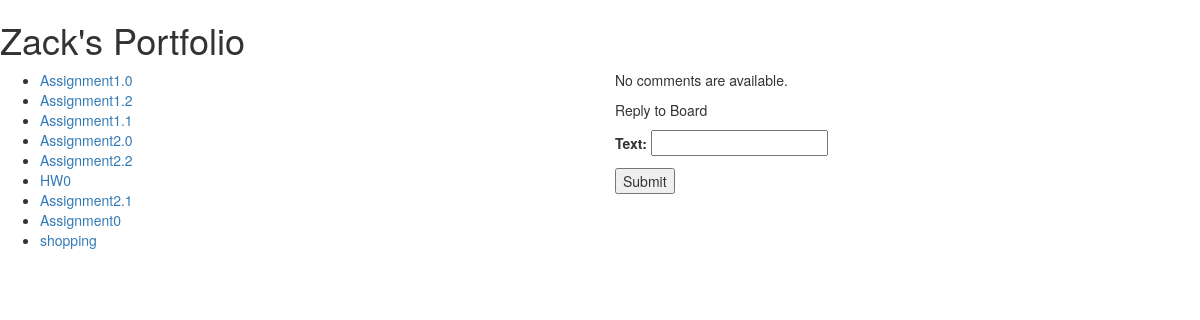
Before: /cs242_svn/ with the older database file.
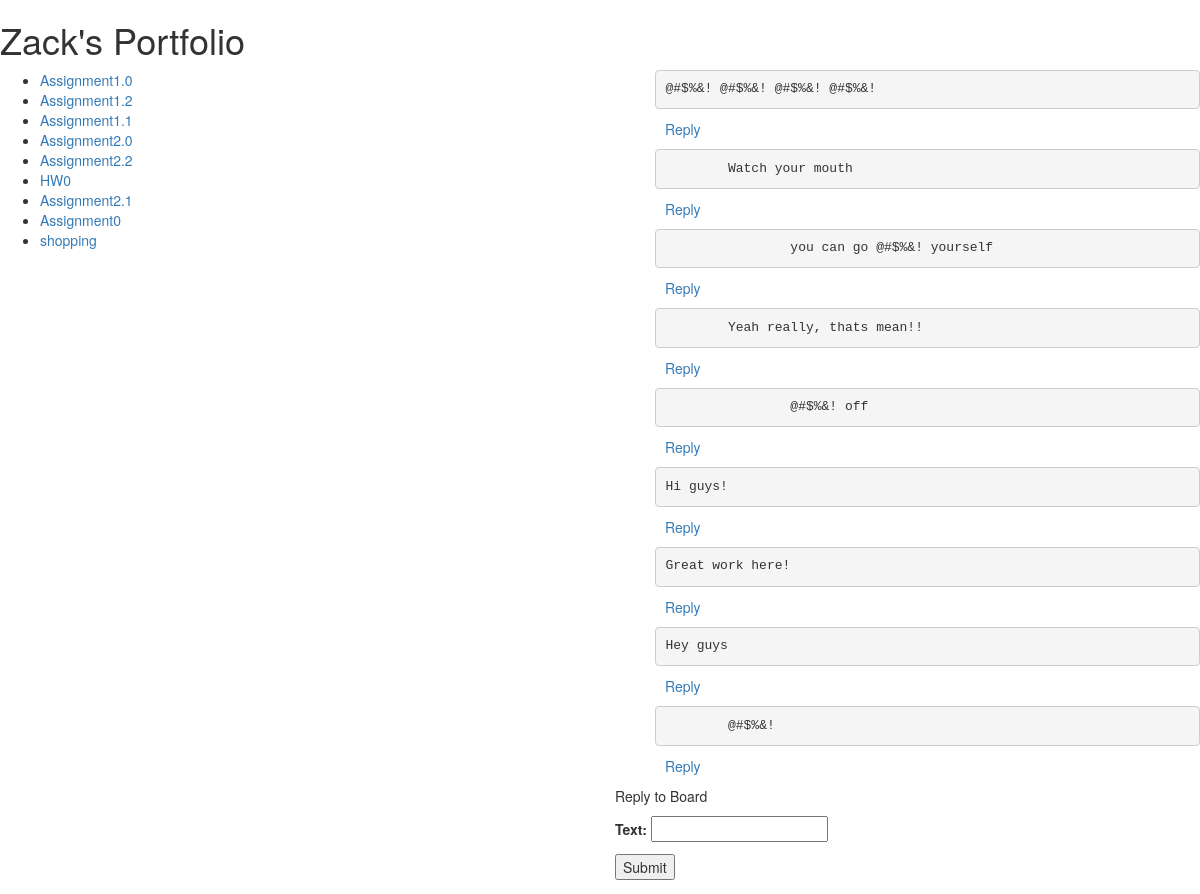
After: the same page with the newer database file.
### cs242_svn/models.py (models this page shows, shortened)
class Project(models.Model):
    project_name = models.CharField(max_length=100)
    date = models.CharField(max_length=50)
    description = models.CharField(max_length=200)
    revision = models.CharField(max_length=10)

class Message(models.Model):
    text = models.CharField(max_length=240)
    date = models.DateTimeField(auto_now_add=True)
    parent_id = models.ForeignKey('self', null=True, blank=True)

### cs242_svn/views.py (the view)
def index_view(request):
    projects = Project.objects.all()
    messages = get_messages(None)
    form = MessageForm
    context = {'projects': projects, 'comments': messages, 'form': form}
    return render(request, 'cs242_svn/index.html', context)

### cs242_svn/views.py (called while the page is built)
def get_messages(parent_id):
    message_list = []
    current_message_list = Message.objects.filter(parent_id=parent_id)
    if len(current_message_list) == 0:
        return current_message_list
    for message in current_message_list:
        message_list.append(message)
        sub_message_list = get_messages(message.id)
        if sub_message_list:
            message_list += sub_message_list
    return message_list

### cs242_svn/templates/cs242_svn/index.html (shortened to what this page needs)
{% load staticfiles %}
<link rel="stylesheet" type="text/css" href="https://maxcdn.bootstrapcdn.com/bootstrap/3.2.0/css/bootstrap.min.css" />
<h1>Zack's Portfolio</h1>
<div class="row">
    <div class="col-md-6">
        {% if projects %}
            <ul>
                {% for project in projects %}
                    <li><a href="{% url 'cs242_svn:detail' project.id %}">{{ project.project_name }}</a></li>
                {% endfor %}
            </ul>
        {% else %}
            <p>No projects are available.</p>
        {% endif %}
    </div>
    <div class="col-md-6">
        {% if comments %}
            <ul>
                {% for comment in comments %}
                    <pre>{{ comment.text }}</pre>
                    <p class = 'comment-field' onClick="reply('{{ comment.text }}')"><a>Reply</a></p>
                {% endfor %}
            </ul>
        {% else %}
            <p>No comments are available.</p>
        {% endif %}
        <form class='comment_form' method='POST' action='add_message/'> {% csrf_token %}
            <p id="reply-to">Reply to Board</p>
            {{form.as_p}}
            <input class = 'comment_submit' type='submit'>
        </form>
    </div>
</div>

### cs242_svn/templates/cs242_svn/index.html (style rules this page uses)
.comment-field { margin-left: 10px; }

Changed rows visible on the page:
added Message: text "@#$%&! @#$%&! @#$%&! @#$%&!"
added Message: text "Watch your mouth"
added Message: text "you can go @#$%&! yourself"
added Message: text "Yeah really, thats mean!!"
added Message: text "@#$%&! off"
added Message: text "Hi guys!"
added Message: text "Great work here!"
added Message: text "Hey guys"
added Message: text "@#$%&!"
Other visible differences:
text no longer shown: "No comments are available."
